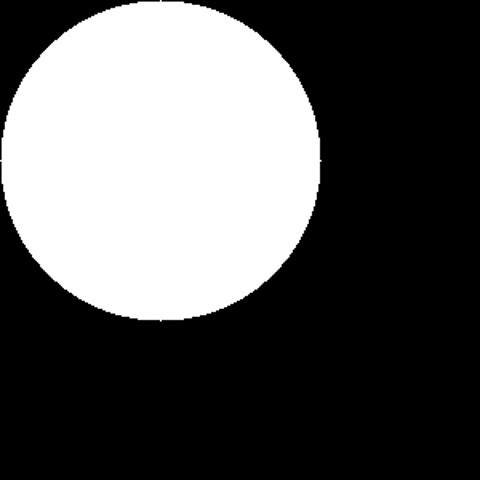
#> input picture celldivision/segmentation/r152.jpg, 480 x 480 px
$ python areaCalculation.py
#> lines starting #> are read from the running program, lines starting #| are printed output that depends on the picture; after the words box and inside, x2 and y2 are one past the last pixel; in counts of white or black regions, pixels touching at a corner belong together; long printed decimals are rounded
import cv2
import math
import numpy as np

im = cv2.imread('./r152.jpg', 0)
#> im is the input picture: shape (480, 480); min 0, max 255, mean 89
"""
cv2.imshow('image',im)
cv2.waitKey(0)
cv2.destroyAllWindows()
"""

print(im.shape)
#| (480, 480)
im[im > 1] = 1
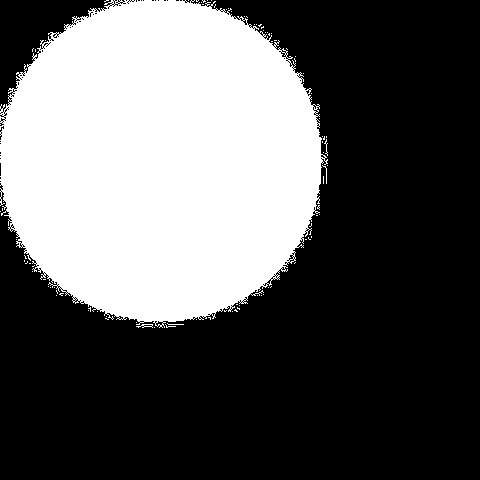
#> im: shape (480, 480); values 0 (black) and 1 (white), 36.1% white; 92 white regions (88 under 20 px), largest, box (x1, y1, x2, y2) and area: (0, 0, 328, 328) 82931, (136, 324, 153, 328) 32, (324, 139, 328, 156) 21, (322, 165, 327, 184) 21

#hist, bin_edge = np.histogram(im, bins=[x for x in range(0, 260)])
#print('hist', hist)

nonZero = np.count_nonzero(im)
#> nonZero = 83246
print('nonZero ', nonZero)
#| nonZero  83246
radius = math.sqrt(nonZero / math.pi)
#> radius = 162.8
print('Approx radius', radius)
#| Approx radius 162.782

$ run again, with celldivision/segmentation/r192.jpg copied over celldivision/segmentation/r152.jpg
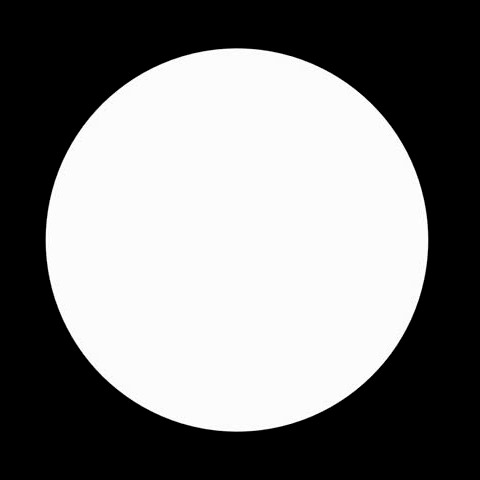
#> input picture celldivision/segmentation/r192.jpg, 480 x 480 px
#> im is the input picture: shape (480, 480); min 0, max 255, mean 125.9
#| (480, 480)
#> `im[im > 1] = 1`:
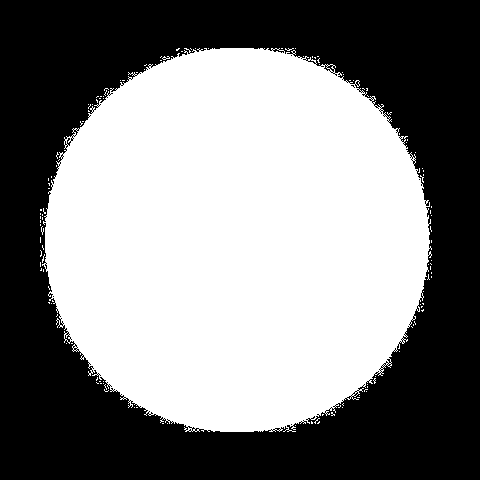
#> im: shape (480, 480); values 0 (black) and 1 (white), 51.2% white; 6 black regions (5 under 20 px), largest, box (x1, y1, x2, y2) and area: (0, 0, 480, 480) 112446
#> nonZero = 117945
#| nonZero  117945
#> radius = 193.8
#| Approx radius 193.760
